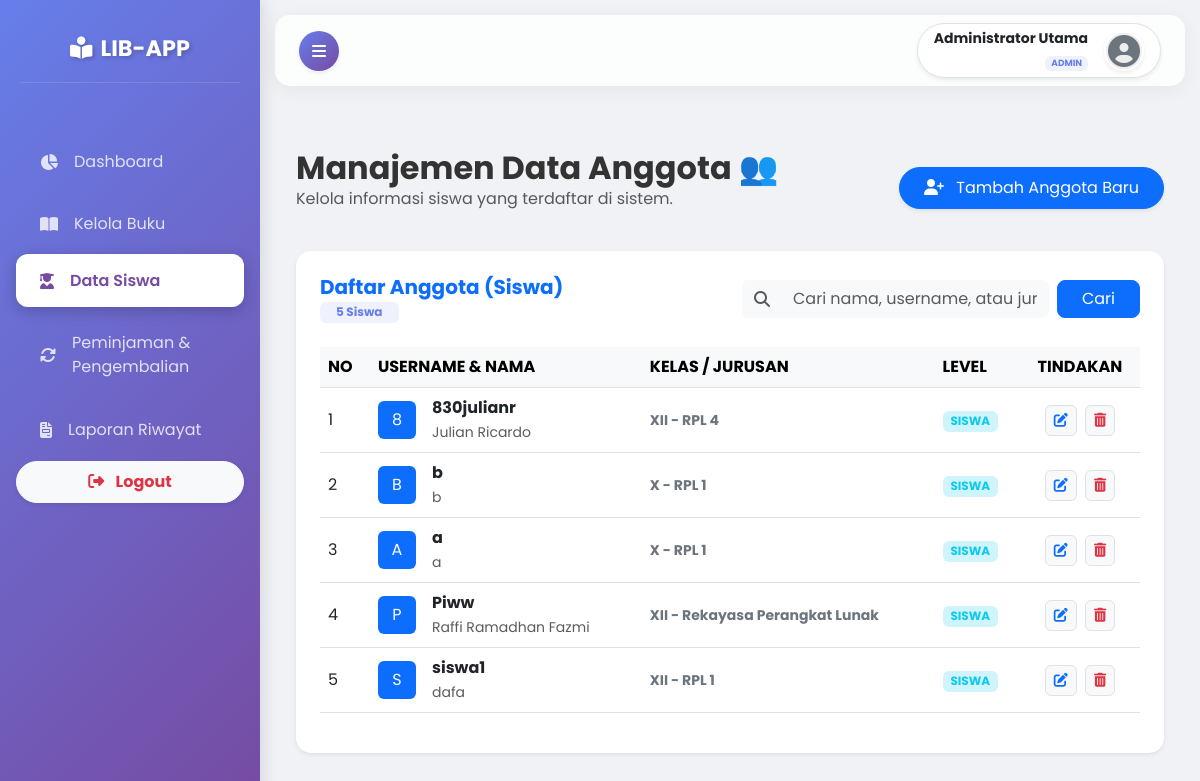
The app's page /views/admin/tambah_anggota.php (signed in) with its own data.
### tables this page shows
CREATE TABLE `users` (
  `id` int NOT NULL,
  `username` varchar(50) NOT NULL,
  `password` varchar(255) NOT NULL,
  `nama_lengkap` varchar(100) DEFAULT NULL,
  `kelas` varchar(20) DEFAULT NULL,
  `jurusan` varchar(50) DEFAULT NULL,
  `role` enum('admin','siswa') DEFAULT 'siswa',
  `foto` varchar(255) DEFAULT 'default.png'
);

### views/admin/tambah_anggota.php (the view, shortened to what this page needs)
<?php
require_once '../../config/database.php';
$keyword = "";
$query_kondisi = "WHERE role = 'siswa'";
$query_siswa = mysqli_query($conn, "SELECT * FROM users $query_kondisi ORDER BY id DESC");
include '../layout/header.php';
?>
<div class="container-fluid py-4">
    <div class="d-flex justify-content-between align-items-center mb-4">
        <div>
            <h2 class="fw-bold mb-0">Manajemen Data Anggota 👥</h2>
            <p class="text-muted">Kelola informasi siswa yang terdaftar di sistem.</p>
        </div>
        <button type="button" class="btn btn-primary rounded-pill px-4 py-2 shadow-sm" data-bs-toggle="modal" data-bs-target="#modalTambah">
            <i class="fas fa-user-plus me-2"></i> Tambah Anggota Baru
        </button>
    </div>
    <div class="card border-0 shadow-sm" style="border-radius: 15px;">
        <div class="card-body p-4">
            <div class="row align-items-center mb-4">
                <div class="col-md-6">
                    <h5 class="fw-bold text-primary mb-0">Daftar Anggota (Siswa)</h5>
                    <span class="badge bg-soft-primary text-primary px-3"><?= mysqli_num_rows($query_siswa); ?> Siswa</span>
                </div>
                <div class="col-md-6 mt-3 mt-md-0">
                    <form action="" method="POST" class="d-flex gap-2">
                        <div class="input-group">
                            <span class="input-group-text bg-light border-0"><i class="fas fa-search text-muted"></i></span>
                            <input type="text" name="keyword" class="form-control bg-light border-0" placeholder="Cari nama, username, atau jurusan..." value="<?= $keyword; ?>">
                        </div>
                        <button type="submit" name="cari" class="btn btn-primary px-4 rounded-3">Cari</button>
                    </form>
                </div>
            </div>
            <div class="table-responsive">
                <table class="table table-hover align-middle">
                    <thead class="table-light">
                        <tr>
                            <th width="50">NO</th>
                            <th>USERNAME & NAMA</th>
                            <th>KELAS / JURUSAN</th>
                            <th>LEVEL</th>
                            <th class="text-center">TINDAKAN</th>
                        </tr>
                    </thead>
                    <tbody>
                        <?php if(mysqli_num_rows($query_siswa) > 0) : ?>
                            <?php $no = 1; while($row = mysqli_fetch_assoc($query_siswa)) : ?>
                            <tr>
                                <td><?= $no++; ?></td>
                                <td>
                                    <div class="d-flex align-items-center">
                                        <div class="avatar-sm me-3 bg-primary rounded text-white d-flex align-items-center justify-content-center" style="width: 38px; height: 38px;">
                                            <?= strtoupper(substr($row['username'], 0, 1)); ?>
                                        </div>
                                        <div>
                                            <span class="fw-bold d-block text-dark"><?= htmlspecialchars($row['username']); ?></span>
                                            <small class="text-muted"><?= htmlspecialchars($row['nama_lengkap']); ?></small>
                                        </div>
                                    </div>
                                </td>
                                <td>
                                    <span class="text-secondary small fw-bold">
                                        <?= htmlspecialchars($row['kelas']); ?> - <?= htmlspecialchars($row['jurusan']); ?>
                                    </span>
                                </td>
                                <td>
                                    <span class="badge bg-info-subtle text-info">SISWA</span>
                                </td>
                                <td class="text-center">
                                    <button class="btn btn-light btn-sm text-primary border rounded me-1" data-bs-toggle="modal" data-bs-target="#modalEdit<?= $row['id']; ?>">
                                        <i class="fas fa-edit"></i>
                                    </button>
                                    <a href="?aksi=hapus&id=<?= $row['id']; ?>" class="btn btn-light btn-sm text-danger border rounded" onclick="return confirm('Hapus data <?= $row['username']; ?>?')">
                                        <i class="fas fa-trash-alt"></i>
                                    </a>
                                </td>
                            </tr>
                            <?php endwhile; ?>
                        <?php else : ?>
                            <tr>
                                <td colspan="5" class="text-center py-4 text-muted fst-italic">Data siswa tidak ditemukan.</td>
                            </tr>
                        <?php endif; ?>
                    </tbody>
                </table>
            </div>
        </div>
    </div>
</div>
<?php include '../layout/footer.php'; ?>

### assets/css/style.css (style rules this page uses)
body { font-family: 'Poppins', sans-serif; background-color: #f8f9fa; color: #333; }
.bg-soft-primary { background-color: rgba(102, 126, 234, 0.1) !important; color: #667eea !important; }

### views/layout/header.php (style rules this page uses)
:root { --bg-gradient: linear-gradient(135deg, #667eea 0%, #764ba2 100%); --sidebar-width: 260px; --glass-bg: rgba(255, 255, 255, 0.15); --transition-speed: 0.4s; }
body { font-family: 'Poppins', sans-serif; background-color: #f0f2f5; overflow-x: hidden; }
.container-fluid { animation: fadeInPage 0.8s ease-in-out; }
.bg-soft-primary { background-color: rgba(102, 126, 234, 0.1); }

### records on screen
users: username "8", username "830julianr", nama_lengkap "Julian Ricardo", kelas "XII", jurusan "RPL 4"
users: username "B", username "b", nama_lengkap "b", kelas "X", jurusan "RPL 1"
users: username "A", username "a", nama_lengkap "a", kelas "X", jurusan "RPL 1"
users: username "P", username "Piww", nama_lengkap "Raffi Ramadhan Fazmi", kelas "XII", jurusan "Rekayasa Perangkat Lunak"
users: username "S", username "siswa1", nama_lengkap "dafa", kelas "XII", jurusan "RPL 1"

### other values on screen
$_SESSION['nama_lengkap'] "Administrator Utama"
$_SESSION['role'] "ADMIN"
mysqli_num_rows($query_siswa) "5"
